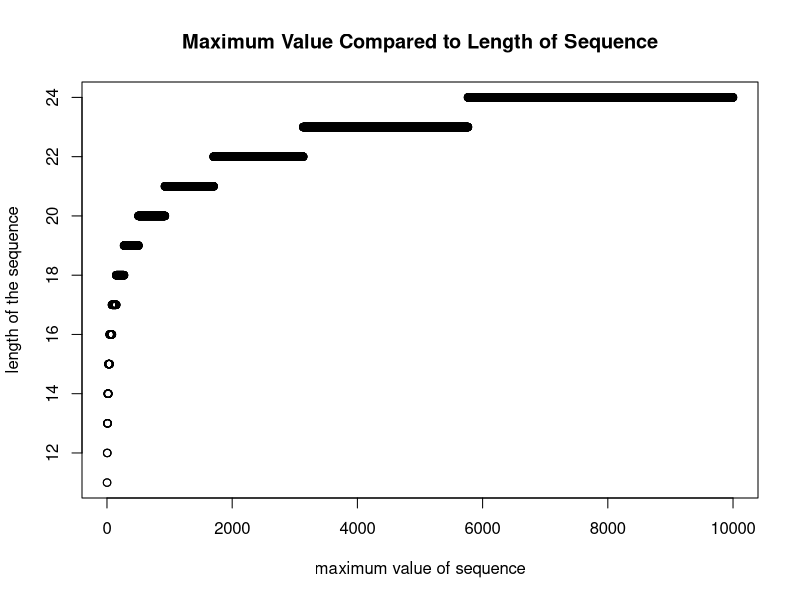

The R source for this figure:
#####
## 
##  Midterm - Take Home
##  Olivia Bickford
##  May 1, 2022
## 
##  For this midterm assignment there is a function that represents
##   the Tribonacci sequence. In part 1 there is a function with 5 
##   parameters. You input three starting values and a minimum and a 
##   maximum. From here the function will preform the sequence by adding
##   up the first three terms and you get the next. It continues to take
##   the previous three numbers to get the next in the sequence. To keep it within
##   the min and max values, the nth value is restricted to be inbetween the set
##   min and max values. The result is the sequence with the starting values and 
##   restricted to the minimum and the maximum. Below, it gives the sequence length. 
##
##  In part 2, by setting the max to values 2-10000, there were the sequences were  
##   generated for three set values (1,-3,2) and the sequence lengths as well. With
##   these lengths, they were graphed in order to look at the distribution and what
##   the graph looked like. The plot uses the maximum value of the sequence and the
##   and the length of the sequence. 
##
##  

######
## Code sequence for part 1
######

Tribonacci <- function(a1=0,a2=0,a3=1,min=0,max=30){
  a4 <- a1 + a2 + a3 ##set a4 variable 
  resultVector <- c(a1,a2,a3) ## create the vector 
  while((a4 >= min)&(a4 <= max)){ ##restricting the sequence to in between the set min and max
    resultVector <- c(resultVector,a4)
    a1 <- a2
    a2 <- a3 ##sets the values to increase and continue the sequence
    a3 <- a4
    a4 <- a1 + a2 + a3
  }

  print(resultVector) #prints the sequence 
  
  print(length(resultVector))  # prints the length of the sequence 
}

Tribonacci()
Tribonacci(a1=1,a2=-3,a3=2,min=-3,max=44)
Tribonacci(a1=0,a2=-4,a3=2,min=-60,max=30)

#######
## Part 2 Code
#######

Tribonacci_max_values <- function(a1=0,a2=0,a3=1,max=30){ 
  a4 <- a1 + a2 + a3
  resultVector <- c(a1,a2,a3)
  while(a4 <= max){ ##restricting the sequence to just the max value
    resultVector <- c(resultVector,a4)
    a1 <- a2
    a2 <- a3
    a3 <- a4
    a4 <- a1 + a2 + a3
  }
  length(resultVector) ## use same function but only the length 
}

graph_trib <- c() #sets up empty vector 
for(i in 2:10000) { # set up the max values to be 2-10000
  graph_trib <- c(graph_trib, Tribonacci_max_values(a1=1,a2=-3,a3=2,max=i))
} # fills the empty vector with the function above and the asked values 

plot(graph_trib, main = "Maximum Value Compared to Length of Sequence", #plot with graph labels
     xlab= "maximum value of sequence", ylab= "length of the sequence")


## This graph has the shape of a logarithmic function, however it is broken up
##   into pieces and each step gets longer and longer as the maximum value gets 
##   higher. Because the maximum value gets higher the sequence length stays the
##   same since the value before doesn't reach the max value. Once it reaches the
##   maximum sequence it levels out and reaches a maximum it stops the length of
##   sequence. But at the smaller values of the sequence it increases faster. 


## Source on how to use the plot function:
##   https://www.datamentor.io/r-programming/plot-function/

